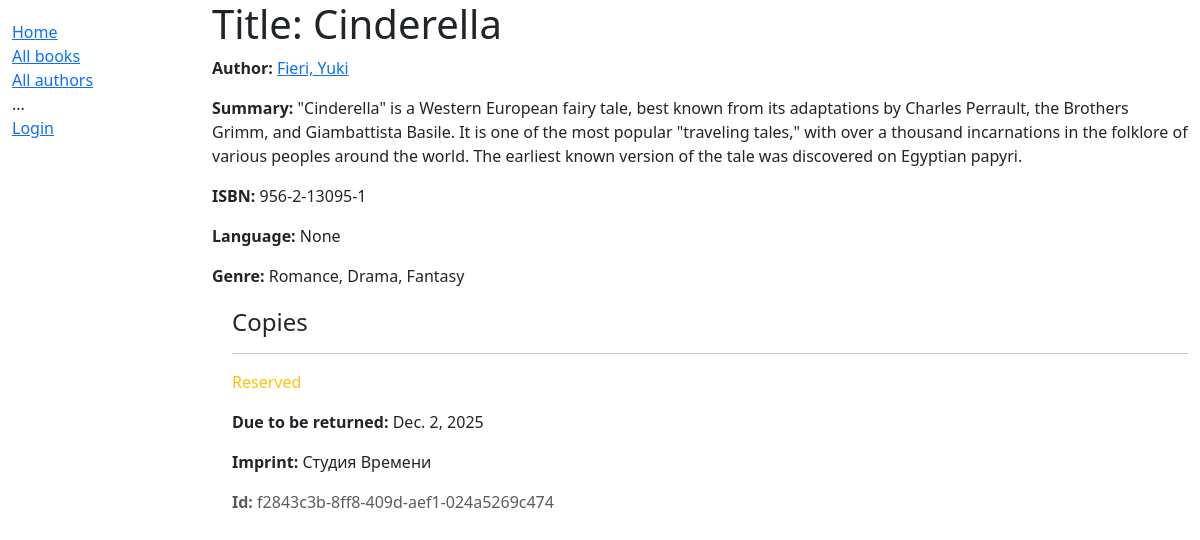
The page /catalog/book/1 on the database as committed earlier.
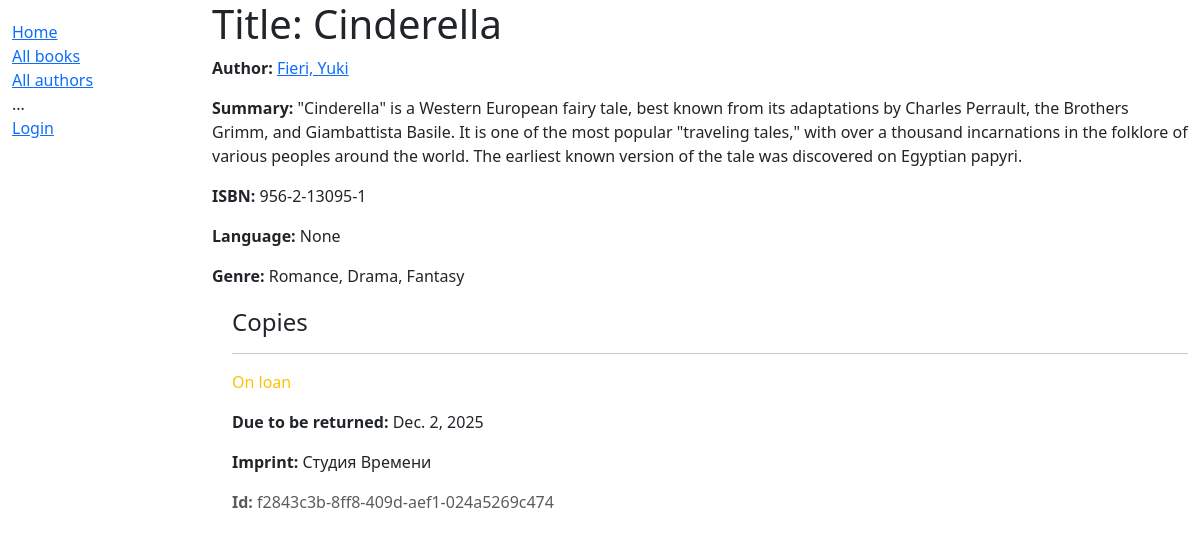
The same page on the database as committed later.
### catalog/models.py (models this page shows, shortened)
class BookInstance(models.Model):
    id = models.UUIDField(primary_key=True, default=uuid.uuid4,
                          help_text="Unique ID for this particular book across whole library")
    borrower = models.ForeignKey(settings.AUTH_USER_MODEL, on_delete=models.SET_NULL, null=True, blank=True)
    book = models.ForeignKey('Book', on_delete=models.RESTRICT, null=True)
    imprint = models.CharField(max_length=200)
    due_back = models.DateField(null=True, blank=True)
    class Meta:
        ordering = ['due_back']
        permissions = (("can_mark_returned", "Set book as returned"),)
    LOAN_STATUS = (
        ('m', 'Maintenance'),
        ('o', 'On loan'),
        ('a', 'Available'),
        ('r', 'Reserved'),
    )
    status = models.CharField(
        max_length=1,
        choices=LOAN_STATUS,
        blank=True,
        default='m',
        help_text='Book availability',
    )

### catalog/views.py (the view)
# urls.py: path('book/<int:pk>', views.BookDetailView.as_view(), name='book-detail'),
class BookDetailView(generic.DetailView):
    model = Book

### catalog/models.py (called while the page is built)
        def __str__(self):
            return self.name

    def __str__(self):
        return f'{self.last_name}, {self.first_name}'

### catalog/templates/catalog/book_detail.html
{% extends "base_generic.html" %}
{% block content %}
  <h1>Title: {{ book.title }}</h1>
  <p><strong>Author:</strong> <a href="{% url 'author-detail' book.author.pk %}">{{ book.author }}</a></p>
  <p><strong>Summary:</strong> {{ book.summary }}</p>
  <p><strong>ISBN:</strong> {{ book.isbn }}</p>
  <p><strong>Language:</strong> {{ book.language }}</p>
  <p><strong>Genre:</strong> {{ book.genre.all|join:", " }}</p>
  <div style="margin-left:20px;margin-top:20px">
    <h4>Copies</h4>
    {% for copy in book.bookinstance_set.all %}
      <hr />
      <p class="{% if copy.status == 'a' %}text-success{% elif copy.status == 'm' %}text-danger{% else %}text-warning{% endif %}">
        {{ copy.get_status_display }}
      </p>
      {% if copy.status != 'a' %}
        <p><strong>Due to be returned:</strong> {{ copy.due_back }}</p>
      {% endif %}
      <p><strong>Imprint:</strong> {{ copy.imprint }}</p>
      <p class="text-muted"><strong>Id:</strong> {{ copy.id }}</p>
    {% endfor %}
  </div>
{% endblock %}

Rows that differ between the two databases and show on the page:
changed BookInstance "Студия Времени": status "Reserved" → "On loan"
